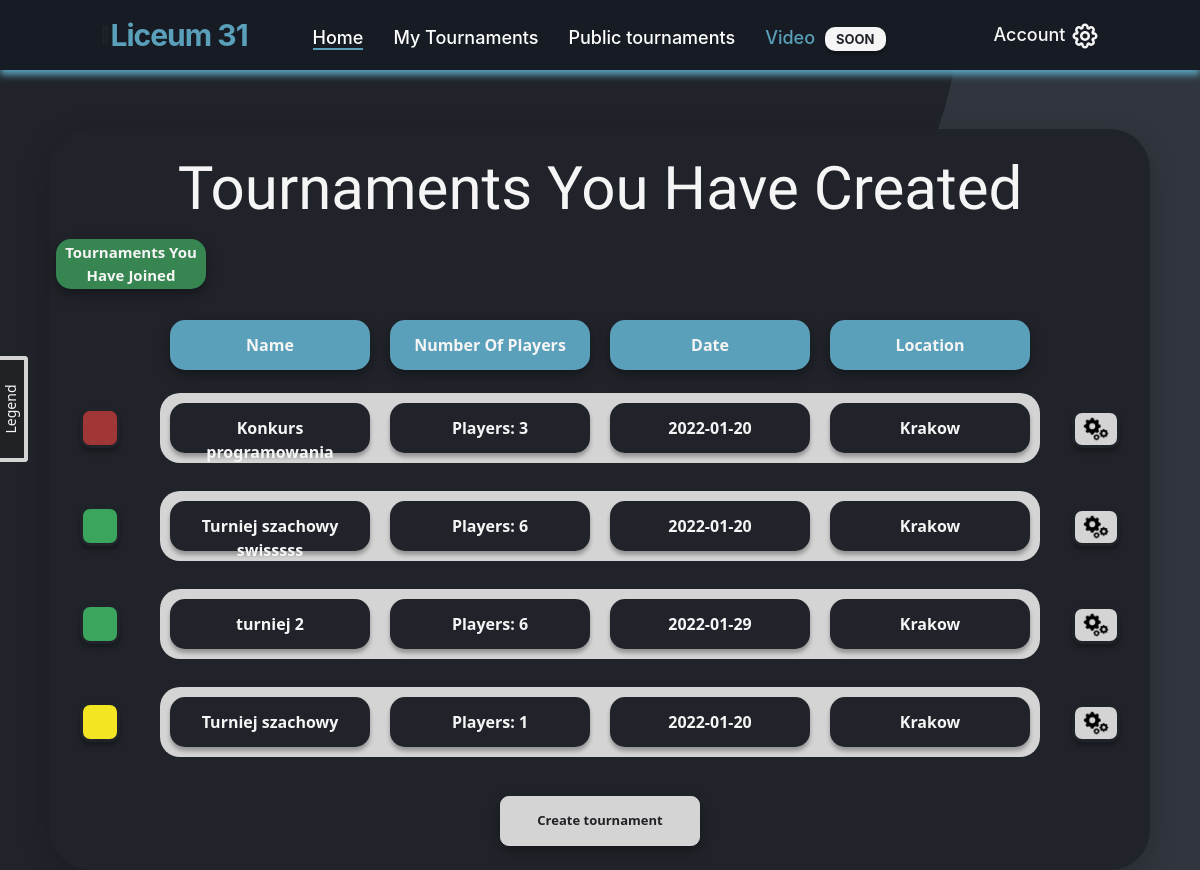
Page /tournaments (signed in) on the committed database.
### website/models.py (models this page shows)
class Tournament(db.Model):
    id = db.Column(db.Integer,primary_key=True)
    user_id = db.Column(db.Integer,db.ForeignKey('user.id'))
    name = db.Column(db.String(150))
    date = db.Column(db.Date)
    location = db.Column(db.String(150))
    discipline = db.Column(db.String(150))
    type = db.Column(db.String(150))
    movielink = db.Column(db.String(150))
    status = db.Column(db.String(150), default="upcoming")
    is_public = db.Column(db.Boolean(),default=False)
    current_round_number = db.Column(db.Integer(),default=0)
    max_rounds = db.Column(db.Integer(),default = 100000000)
    edited_duel_id = db.Column(db.Integer())
    rounds = db.relationship('Round')
    duels = db.relationship('Duel')
    opponents = db.relationship('Opponent')
    standings = db.relationship('Standing')

### website/views.py (the view)
@views.route('/tournaments', methods=['GET', 'POST'])
@login_required
def tournaments():
    return render_template("tournaments.html", user=current_user)

### website/__init__.py (called while the page is built)
def create_app():
    app = Flask(__name__)
    app.config['SECRET_KEY'] = 'kjabwdlajbal'
    app.config['SQLALCHEMY_DATABASE_URI'] = f'sqlite:///{DB_NAME}'
    app.config['SQLALCHEMY_TRACK_MODIFICATIONS'] = False
    db.init_app(app)  # inicjowanie bazy danych dla aplikacji
    from .views import views
    from .auth import auth
    app.register_blueprint(views, url_prefix='/')
    app.register_blueprint(auth, url_prefix='/')
    from .models import User
    create_datebase(app)
    login_manager = LoginManager()
    login_manager.login_view = 'auth.login'
    login_manager.init_app(app)
    @login_manager.user_loader
    def load_user(id):
        return User.query.get(int(id))
    return app

### website/templates/tournaments.html (shortened to what this page needs)
{% extends "base.html" %}  {% block content %}
<section class="tournaments_box_container container_tournaments">
    <br />
    <h3 align="center">Tournaments You Have Created</h3>
    <a href="/joined-tournaments">
        <button id="btn" style="background-color: rgb(55, 134, 81)" type="button" class="btn-danger_nav_schedule">
            Tournaments You Have Joined
        </button>
    </a>
    {% if user.tournaments|length > 0 %}
    <table style="margin: auto">
        <tbody style="display: flex; margin-top: 15px">
            <tr class="btn-danger_nav_list_group_tournaments">
                <div align="center ">
                    <td>Name</td>
                </div>
            </tr>
            <tr class="btn-danger_nav_list_group_tournaments">
                <div align="center ">
                    <td>Number Of Players</td>
                </div>
            </tr>
            <tr class="btn-danger_nav_list_group_tournaments">
                <div align="center ">
                    <td>Date</td>
                </div>
            </tr>
            <tr class="btn-danger_nav_list_group_tournaments">
                <div align="center ">
                    <td>Location</td>
                </div>
            </tr>
        </tbody>
        {% for tournament in user.tournaments %}
        <table style="margin: auto">
            <tbody class="btn_tournaments_list" onClick="showTournament({{tournament.id}}) "
                style="display: flex; margin-bottom: 15px">
                <button title="Tournament Settings" style="float: right; margin-top: 30px; margin-bottom: -55px"
                    id="myBtnSettings-{{loop.index}}" class="icon_settings">
                    <img src="../static/pngegg.png" width="30" height="30" />
                </button>
                {% if tournament.status == 'upcoming' %}
                <button style="margin-left: 30px; margin-right: -70px" class="btn_activity upcoming"></button>
                {% endif %} {% if tournament.status == 'active' %}
                <button style="margin-left: 30px; margin-right: -70px" class="btn_activity conduct"></button>
                {% endif %} {% if tournament.status == 'ended' %}
                <button style="margin-left: 30px; margin-right: -70px" class="btn_activity ended"></button>
                {% endif %}
                <tr class="btn-danger_nav_list_group_tournaments_name" align="center ">
                    <td>{{tournament.name}}</td>
                </tr>
                <tr class="btn-danger_nav_list_group_tournaments_name" align="center ">
                    <td>Players: {{tournament.opponents|length}}</td>
                </tr>
                <tr class="btn-danger_nav_list_group_tournaments_name" align="center ">
                    <td>{{tournament.date}}</td>
                </tr>
                <tr class="btn-danger_nav_list_group_tournaments_name" align="center ">
                    <td>{{tournament.location}}</td>
                </tr>
            </tbody>
        </table>
        {% endfor %}
        <br />
    </table>
    <div class="box">
        <div class="box__content">
            <div class="box__title">Legend</div>
        </div>
    </div>
    {% else %}
    <h5 style="color: white" align="center">
        Eventually your have no created tournaments.
    </h5>
    {% endif %}
    <div align="center ">
        <a href="/new-tournament ">
            <button id="btn" type="button " class="btn-danger_nav_tournaments">
                Create tournament
            </button>
        </a>
    </div>
    <br />
</section>
{% endblock %}

### website/templates/base.html (shortened to what this page needs)
<!DOCTYPE html>
<html lang="en">
<head>
    <link rel="stylesheet" href="https://stackpath.bootstrapcdn.com/bootstrap/4.4.1/css/bootstrap.min.css"
 />
    <link rel="stylesheet" href="https://stackpath.bootstrapcdn.com/font-awesome/4.7.0/css/font-awesome.min.css"
 />
    <link rel="stylesheet" href="{{ url_for('static', filename='style.css') }}" />
</head>
<body>
    <section>
        <nav>
            <div class="menu-icon">
                <span class="fas fa-bars"></span>
            </div>
            <a id="home" href="/">
                <div class="logo" style="color: #5aa0ba; font-weight: 700">Liceum 31</div>
            </a>
            <div class="nav-items">
                <li><a class="linkbutton link-active" id="home" href="/">Home</a></li>
                <li><a class="linkbutton" href="/tournaments">My Tournaments</a></li>
                <li><a class="linkbutton" href="/public-tournaments">Public tournaments</a></li>
                <li><a class="linkbutton not-active" href="/video">Video</a><span style="margin-left: 10px;"
                        class="beta_version">SOON</span></li>
            </div>
            {% if user.is_authenticated %}
            <ul id="account-btn">
                <li>
                    <a href="#" id="account-btn-caption">Account</a>
                    <a href="#" id="account-btn-icon">
                    </a>
                </li>
            </ul>
            {% endif %}
        </nav>
        <div class="container" style="min-width: 100%;">{% block content %} {% endblock %}</div>
    </section>
</body>
</html>

### rows in the picture
Tournament: status "ended" (drawn), name "Konkurs programowania", opponents|length "3", date "2022-01-20", location "Krakow"
Tournament: status "active" (drawn), name "Turniej szachowy swisssss", opponents|length "6", date "2022-01-20", location "Krakow"
Tournament: status "active" (drawn), name "turniej 2", opponents|length "6", date "2022-01-29", location "Krakow"
Tournament: status "upcoming" (drawn), name "Turniej szachowy", opponents|length "1", date "2022-01-20", location "Krakow"
